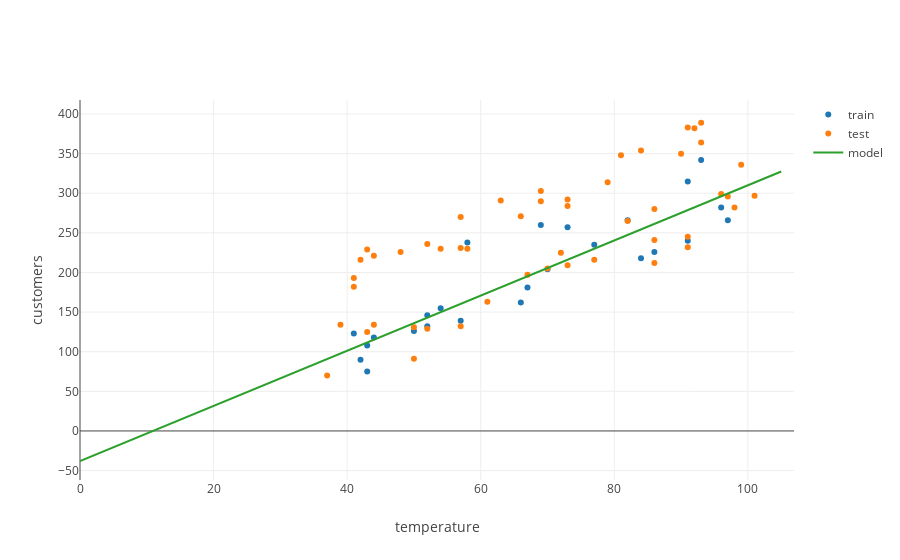

Notebook source saved alongside this figure:
### Code cell
from graph import trace_values, plot
inputs_4_formatted = list(map(lambda observation: observation[0], sample_4))
inputs_4_test_formatted = list(map(lambda observation: observation[0], test_set_4))
data_trace_train = trace_values(inputs_4_formatted, outputs_4, name = 'train')
data_trace_test = trace_values(inputs_4_test_formatted, outputs_4_test, name = 'test')
input_temps = list(range(0, 110, 5))
predicted_values = list(map(lambda temp: temp*3.48 - 37.94, input_temps))
model_trace = trace_values(input_temps, predicted_values, name = 'model', mode = 'lines')

layout = {'yaxis': {'title': 'customers'}, 'xaxis': {'title': 'temperature'}}
plot([data_trace_train, data_trace_test, model_trace], layout = layout)

### Figure 1 — Plotly figure (JSON) as saved in the notebook; plotly's stock layout.template omitted (floating-point values rounded to 4 significant figures)
{"data": [{"mode": "markers", "name": "train", "text": [], "type": "scatter", "uid": "c00509db-4a77-42cc-9ada-7d21393c0130", "x": [58, 42, 82, 43, 50, 91, 93, 41, 77, 66, 73, 96, 52, 97, 44, 69, 67, 54, 84, 91, 70, 86, 57, 43, 52], "y": [238, 90, 266, 108, 126, 315, 342, 123, 235, 162, 257, 282, 132, 266, 118, 260, 181, 155, 218, 240, 204, 226, 139, 75, 146]}, {"mode": "markers", "name": "test", "text": [], "type": "scatter", "uid": "b768d0d3-95c9-430c-a74b-21dc8c0743b9", "x": [101, 50, 86, 92, 84, 41, 50, 48, 93, 63, 58, 69, 86, 81, 43, 42, 96, 73, 44, 91, 66, 93, 79, 77, 57, 72, 39, 44, 57, 90, 54, 91, 99, 67, 52, 41, 43, 91, 37, 86, 52, 73, 97, 69, 57, 82, 61, 70, 73, 98], "y": [297, 131, 280, 382, 354, 182, 91, 226, 364, 291, 230, 290, 212, 348, 125, 216, 299, 209, 221, 383, 271, 389, 314, 216, 132, 225, 134, 134, 231, 350, 230, 232, 336, 197, 236, 193, 229, 245, 70, 241, 129, 284, 296, 303, 270, 265, 163, 205, 292, 282]}, {"mode": "lines", "name": "model", "text": [], "type": "scatter", "uid": "afb7140d-f650-4bad-a05b-cd5b405fa7e8", "x": [0, 5, 10, 15, 20, 25, 30, 35, 40, 45, 50, 55, 60, 65, 70, 75, 80, 85, 90, 95, 100, 105], "y": [-37.94, -20.54, -3.14, 14.26, 31.66, 49.06, 66.46, 83.86, 101.3, 118.7, 136.1, 153.5, 170.9, 188.3, 205.7, 223.1, 240.5, 257.9, 275.3, 292.7, 310.1, 327.5]}], "layout": {"autosize": true, "xaxis": {"autorange": true, "range": [0, 106.8], "title": {"text": "temperature"}, "type": "linear"}, "yaxis": {"autorange": true, "range": [-62.03, 419.8], "title": {"text": "customers"}, "type": "linear"}}}
